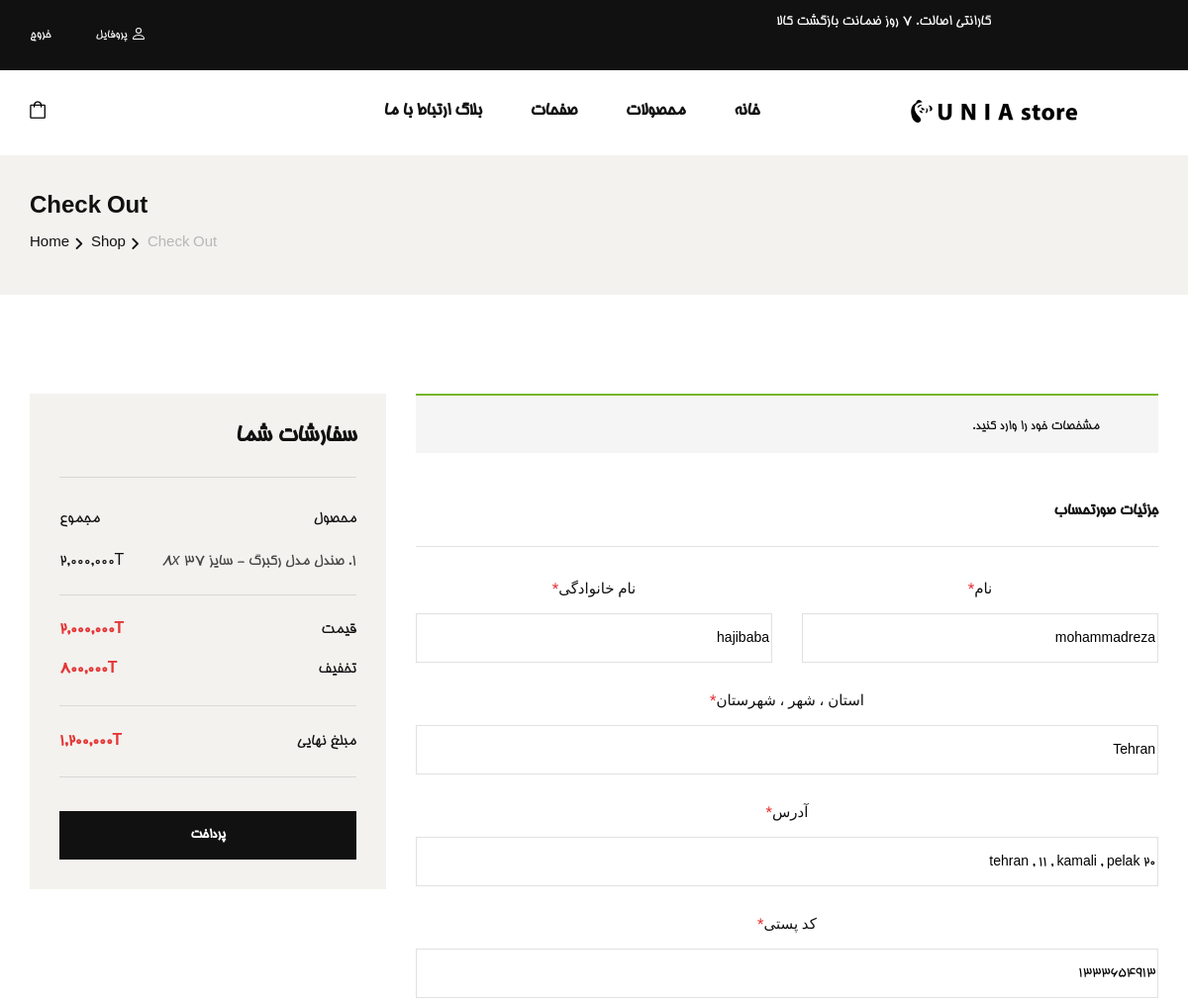
The app's page /order (signed in, upper part), older data.
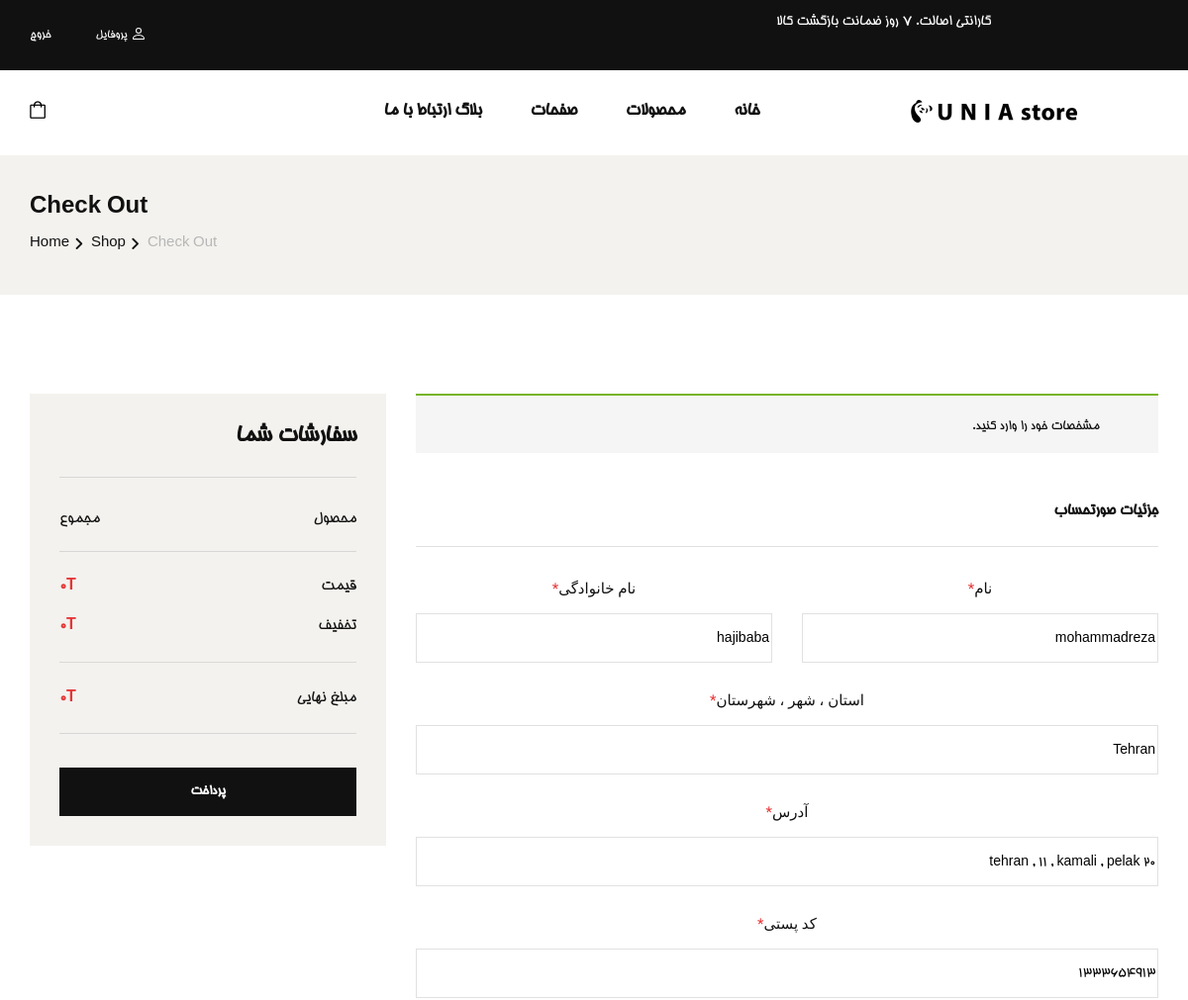
The same page, newer data.
### shop/models.py (models this page shows, shortened)
class CartItem(models.Model):
    shopCart = models.ForeignKey(ShopCart, on_delete=models.CASCADE)
    variantProduct = models.ForeignKey(
        VariantProduct, on_delete=models.CASCADE, null=True, blank=True)
    quantity = models.IntegerField(default=0, blank=True, null=True)
    createDate = models.DateField(null=True)

class VariantProduct(models.Model):
    product = models.ForeignKey(Product, on_delete=models.CASCADE)
    quantity = models.IntegerField(default=0)
    dkpc = models.CharField(unique=True, max_length=12, null=True, blank=True)
    size = models.IntegerField()
    mainPrice = models.IntegerField()
    discountPrice = models.IntegerField(null=True, blank=True)
    def __str__(self):
        return f'{self.product} - سایز {self.size}'

class Product(models.Model):
    name = models.CharField(max_length=50)
    desciption = models.TextField(max_length=300, null=True, blank=True)
    category = models.ManyToManyField(Category)
    dkp = models.CharField(unique=True, max_length=12, null=True, blank=True)
    createDate = models.DateField(null=True)
    averageRating = models.FloatField(null=True, blank=True , default=0.0)
    ratingCount = models.IntegerField(null=True, blank=True , default=0)
    cover = models.ImageField(
        upload_to='images/', default=None, blank=True, null=True)
    def __str__(self):
        return self.name

### shop/views.py (the view)
# urls.py: path('order', views.order, name='order'),
def order(request):
    if(request.POST):
        try:
            if(request.POST['update'] == 'on'):
                User.objects.filter(username=request.user).update(
                    first_name=request.POST['fname'], last_name=request.POST['lname'], email=request.POST['email'])
                Profile.objects.filter(user=request.user).update(mobilePhone=request.POST['mobilephone'],
                                address=request.POST['address'],city=request.POST['city'],
                                postalCode=request.POST['postalcode'], phone=request.POST['phone'])
            cartitems = CartItem.objects.filter(shopCart__user=request.user)
            informations = "نام: "+request.POST['fname']+" "+request.POST['lname']+"\nآدرس: " + \
                request.POST['city']+', '+request.POST['address'] + "\nکدپستی: "+request.POST['postalcode'] + \
                "\nتلفن‌همراه: "+request.POST['mobilephone']+" ، تلفن‌ثابت: " + \
                request.POST['phone']+"\nایمیل: "+request.POST['email']+"\n"
            order = Order.objects.create(user=request.user, createDate=datetime.now()
                                        , informations=informations, note=request.POST['note'])
            for cartitem in cartitems:
                OrderItem.objects.create(order=order, variantProduct=cartitem.variantProduct,
                                         price=cartitem.variantProduct.discountPrice, status=1,quantity=cartitem.quantity)
                VariantProduct.objects.filter(id=cartitem.variantProduct.id).update(quantity=F('quantity')-cartitem.quantity)
                CartItem.objects.filter(id=cartitem.id).delete()
                ''' API for decrease quantity on digikala

                url = f"https://seller.digikala.com/api/v1/variants/{cartitem.variantProduct.dkpc}/"
                payload = f"{{\n    \"seller_stock\": {VariantProduct.objects.get(id=cartitem.variantProduct.id).quantity} }}"
                headers = {
                    'Authorization': API_KEY
                }
                response = requests.request("PUT", url, headers=headers, data=payload)

                '''
            return redirect('shoppingcart')
        except Exception as e:
            print('\033[91m' + "print EXCEPTION :  " + str(e) + '\033[0m')
    else:
        shopcart = ShopCart.objects.get(user=request.user)
        cartitems = CartItem.objects.filter(shopCart=shopcart)
        totalmain = 0
        totaldiscount = 0
        for item in cartitems:
            totalmain = totalmain+(item.variantProduct.mainPrice*item.quantity)
            totaldiscount = totaldiscount + \
                (item.variantProduct.discountPrice*item.quantity)
        context = {'cartitems': cartitems, 'totalmain': totalmain,
                   'totaldiscount': totaldiscount }
        return render(request, 'shop/order.html', context)

### shop/templates/shop/order.html (shortened to what the changed rows need)
{% extends 'base.html' %}
{%load mathfilters %}
{% load humanize %}
{% block content %}
    <section class="checkout spad">
        <div class="container" style="direction: rtl;text-align: right;">
            <div class="checkout__form">
                <form id="order" method="POST" action={% url 'order' %}>
                    <div class="row">
                        <div class="col-lg-4 col-md-6" style="text-align: right;direction: ltr;">
                            <div class="checkout__order">
                                <ul class="checkout__total__products">
                                {%for item in cartitems%}
                                    <li style="direction: rtl;">{{ forloop.counter }}. {{item.variantProduct}} <i>{{item.quantity}}x</i> <span> {{item.variantProduct.mainPrice| mul:item.quantity |intcomma}}T</span></li>
                                {%endfor%}
                                </ul>
                                <ul class="checkout__total__all">
                                    <li>قیمت <span>{{totalmain|intcomma}}T</span></li>
                                    <li>تخفیف <span>{{totalmain| sub:totaldiscount|intcomma}}T</span></li>
                                    <li>مبلغ نهایی <span>{{totaldiscount|intcomma}}T</span></li>
                                </ul>
                            </div>
                        </div>
                    </div>
                </form>
            </div>
        </div>
    </section>
    {%endblock%}

Row changes from the older to the newer data that the page shows:
removed CartItem: variantProduct "صندل مدل رکبرگ - سایز 37", quantity "8", variantProduct.mainPrice|mul "2,000,000"
Text that changed along with them:
{{ totalmain|intcomma }}: "2,000,000" → "0"
{{ totalmain| sub:totaldiscount|intcomma }}: "800,000" → "0"
{{ totaldiscount|intcomma }}: "1,200,000" → "0"
